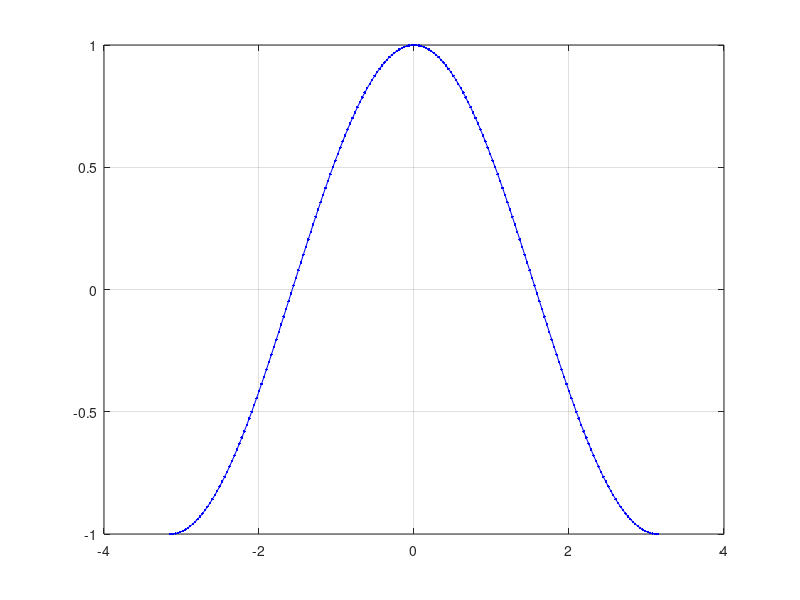

The MATLAB source for this figure:
% nazwa m-pliku: przyklad_2.m
%
% To jest kolejny przykladowy plik
%
% P. Korohoda; 02/03/2021

clc; clear; close all;

x = -pi : pi/99 : pi;
y=cos(x);

    figure(1);
        plot(x,y,'b.-'); grid on;
        
% KONIEC